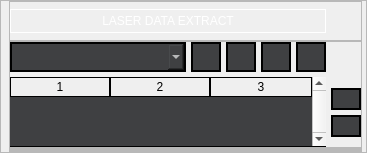
               <widget class="QFrame" name="frame_179">
                <property name="minimumSize">
                 <size>
                  <width>350</width>
                  <height>0</height>
                 </size>
                </property>
                <property name="maximumSize">
                 <size>
                  <width>500</width>
                  <height>16777215</height>
                 </size>
                </property>
                <property name="styleSheet">
                 <string notr="true"/>
                </property>
                <property name="frameShape">
                 <enum>QFrame::StyledPanel</enum>
                </property>
                <property name="frameShadow">
                 <enum>QFrame::Raised</enum>
                </property>
                <layout class="QGridLayout" name="gridLayout_160">
                 <property name="leftMargin">
                  <number>8</number>
                 </property>
                 <property name="topMargin">
                  <number>0</number>
                 </property>
                 <property name="rightMargin">
                  <number>4</number>
                 </property>
                 <property name="bottomMargin">
                  <number>0</number>
                 </property>
                 <property name="spacing">
                  <number>0</number>
                 </property>
                 <item row="0" column="0">
                  <widget class="QFrame" name="frame_180">
                   <property name="layoutDirection">
                    <enum>Qt::LeftToRight</enum>
                   </property>
                   <property name="styleSheet">
                    <string notr="true"/>
                   </property>
                   <property name="frameShape">
                    <enum>QFrame::NoFrame</enum>
                   </property>
                   <property name="frameShadow">
                    <enum>QFrame::Raised</enum>
                   </property>
                   <layout class="QVBoxLayout" name="verticalLayout_14">
                    <property name="spacing">
                     <number>0</number>
                    </property>
                    <property name="sizeConstraint">
                     <enum>QLayout::SetMinAndMaxSize</enum>
                    </property>
                    <property name="leftMargin">
                     <number>0</number>
                    </property>
                    <property name="topMargin">
                     <number>0</number>
                    </property>
                    <property name="rightMargin">
                     <number>0</number>
                    </property>
                    <property name="bottomMargin">
                     <number>0</number>
                    </property>
                    <item>
                     <widget class="QFrame" name="frame_181">
                      <property name="maximumSize">
                       <size>
                        <width>16777215</width>
                        <height>50</height>
                       </size>
                      </property>
                      <property name="styleSheet">
                       <string notr="true"/>
                      </property>
                      <property name="frameShape">
                       <enum>QFrame::StyledPanel</enum>
                      </property>
                      <property name="frameShadow">
                       <enum>QFrame::Raised</enum>
                      </property>
                      <layout class="QGridLayout" name="gridLayout_161">
                       <property name="leftMargin">
                        <number>0</number>
                       </property>
                       <property name="topMargin">
                        <number>7</number>
                       </property>
                       <property name="rightMargin">
                        <number>0</number>
                       </property>
                       <property name="bottomMargin">
                        <number>7</number>
                       </property>
                       <property name="spacing">
                        <number>0</number>
                       </property>
                       <item row="0" column="0">
                        <widget class="QLabel" name="de_graph_label">
                         <property name="styleSheet">
                          <string notr="true">color: rgb(255, 255, 255);
border:1px solid white;
font: 600 12pt &quot;Segoe UI&quot;;
padding:4px 0px 4px 0px;
</string>
                         </property>
                         <property name="text">
                          <string>LASER DATA EXTRACT</string>
                         </property>
                         <property name="alignment">
                          <set>Qt::AlignCenter</set>
                         </property>
                        </widget>
                       </item>
                       <item row="0" column="1">
                        <spacer name="horizontalSpacer_13">
                         <property name="orientation">
                          <enum>Qt::Horizontal</enum>
                         </property>
                         <property name="sizeType">
                          <enum>QSizePolicy::Maximum</enum>
                         </property>
                         <property name="sizeHint" stdset="0">
                          <size>
                           <width>35</width>
                           <height>20</height>
                          </size>
                         </property>
                        </spacer>
                       </item>
                      </layout>
                     </widget>
                    </item>
                    <item>
                     <widget class="QFrame" name="frame_182">
                      <property name="styleSheet">
                       <string notr="true"/>
                      </property>
                      <property name="frameShape">
                       <enum>QFrame::StyledPanel</enum>
                      </property>
                      <property name="frameShadow">
                       <enum>QFrame::Raised</enum>
                      </property>
                      <layout class="QGridLayout" name="gridLayout_162">
                       <property name="leftMargin">
                        <number>0</number>
                       </property>
                       <property name="topMargin">
                        <number>0</number>
                       </property>
                       <property name="rightMargin">
                        <number>0</number>
                       </property>
                       <property name="bottomMargin">
                        <number>0</number>
                       </property>
                       <property name="spacing">
                        <number>5</number>
                       </property>
                       <item row="1" column="0" rowspan="4" colspan="7">
                        <widget class="QTableWidget" name="de_tableWidget">
                         <property name="styleSheet">
                          <string notr="true">
 QTableWidget{
 background-color: rgba(63,64,66,255);
border:none;
border-bottom:1px solid black;
selection-background-color:none;
}
QTableWidget::item
 {

border-left:1px  solid black;
border-bottom:1px  solid black;
color:white;

}

QTableView::item:selected{
    background-color:  rgba(63,64,66,255);
}
 QTableView::item:focus
{
   selection-background-color: rgba(63,64,66,255);
}
QHeaderView{
	font: 700 9pt &quot;Segoe UI&quot;;
color:black;
}
QHeaderView::section{
border-bottom:2px solid black;
}
QHeaderView::section:horizontal
{
    border: 1px solid black;
}</string>
                         </property>
                         <property name="frameShape">
                          <enum>QFrame::Box</enum>
                         </property>
                         <property name="midLineWidth">
                          <number>0</number>
                         </property>
                         <property name="verticalScrollBarPolicy">
                          <enum>Qt::ScrollBarAlwaysOn</enum>
                         </property>
                         <property name="horizontalScrollBarPolicy">
                          <enum>Qt::ScrollBarAlwaysOff</enum>
                         </property>
                         <property name="sizeAdjustPolicy">
                          <enum>QAbstractScrollArea::AdjustToContentsOnFirstShow</enum>
                         </property>
                         <property name="editTriggers">
                          <set>QAbstractItemView::DoubleClicked</set>
                         </property>
                         <property name="dragDropOverwriteMode">
                          <bool>false</bool>
                         </property>
                         <property name="dragDropMode">
                          <enum>QAbstractItemView::NoDragDrop</enum>
                         </property>
                         <property name="defaultDropAction">
                          <enum>Qt::IgnoreAction</enum>
                         </property>
                         <property name="alternatingRowColors">
                          <bool>false</bool>
                         </property>
                         <property name="selectionMode">
                          <enum>QAbstractItemView::SingleSelection</enum>
                         </property>
                         <property name="selectionBehavior">
                          <enum>QAbstractItemView::SelectRows</enum>
                         </property>
                         <property name="showGrid">
                          <bool>true</bool>
                         </property>
                         <property name="wordWrap">
                          <bool>false</bool>
                         </property>
                         <property name="cornerButtonEnabled">
                          <bool>false</bool>
                         </property>
                         <property name="rowCount">
                          <number>0</number>
                         </property>
                         <property name="columnCount">
                          <number>3</number>
                         </property>
                         <attribute name="horizontalHeaderVisible">
                          <bool>true</bool>
                         </attribute>
                         <attribute name="horizontalHeaderCascadingSectionResizes">
                          <bool>true</bool>
                         </attribute>
                         <attribute name="horizontalHeaderMinimumSectionSize">
                          <number>50</number>
                         </attribute>
                         <attribute name="horizontalHeaderDefaultSectionSize">
                          <number>100</number>
                         </attribute>
                         <attribute name="horizontalHeaderHighlightSections">
                          <bool>true</bool>
                         </attribute>
                         <attribute name="horizontalHeaderShowSortIndicator" stdset="0">
                          <bool>false</bool>
                         </attribute>
                         <attribute name="horizontalHeaderStretchLastSection">
                          <bool>true</bool>
                         </attribute>
                         <attribute name="verticalHeaderVisible">
                          <bool>false</bool>
                         </attribute>
                         <attribute name="verticalHeaderMinimumSectionSize">
                          <number>20</number>
                         </attribute>
                         <attribute name="verticalHeaderDefaultSectionSize">
                          <number>25</number>
                         </attribute>
                         <attribute name="verticalHeaderHighlightSections">
                          <bool>false</bool>
                         </attribute>
                         <attribute name="verticalHeaderStretchLastSection">
                          <bool>false</bool>
                         </attribute>
                         <column/>
                         <column/>
                         <column/>
                        </widget>
                       </item>
                       <item row="3" column="7">
                        <widget class="QPushButton" name="de_dn_button">
                         <property name="maximumSize">
                          <size>
                           <width>30</width>
                           <height>30</height>
                          </size>
                         </property>
                         <property name="styleSheet">
                          <string notr="true">#de_dn_button
{
background-color: rgba(63,64,66,255);
border:2px solid black;
image: url(resources/style/icons/downw.ico);
padding:2px;
color: rgb(0, 0, 0);}
#de_dn_button:hover
{	
background-color:rgba(32,33,36,255);
}</string>
                         </property>
                         <property name="text">
                          <string/>
                         </property>
                         <property name="iconSize">
                          <size>
                           <width>22</width>
                           <height>22</height>
                          </size>
                         </property>
                        </widget>
                       </item>
                       <item row="2" column="7">
                        <widget class="QPushButton" name="de_up_button">
                         <property name="sizePolicy">
                          <sizepolicy hsizetype="Minimum" vsizetype="Fixed">
                           <horstretch>0</horstretch>
                           <verstretch>0</verstretch>
                          </sizepolicy>
                         </property>
                         <property name="minimumSize">
                          <size>
                           <width>0</width>
                           <height>0</height>
                          </size>
                         </property>
                         <property name="maximumSize">
                          <size>
                           <width>30</width>
                           <height>30</height>
                          </size>
                         </property>
                         <property name="toolTipDuration">
                          <number>-1</number>
                         </property>
                         <property name="styleSheet">
                          <string notr="true">#de_up_button
{
background-color: rgba(63,64,66,255);
border:2px solid black;
image: url(resources/style/icons/upw.ico);
padding:2px;
color: rgb(0, 0, 0);}
#de_up_button:hover
{	
background-color:rgba(32,33,36,255);
}</string>
                         </property>
                         <property name="text">
                          <string/>
                         </property>
                         <property name="iconSize">
                          <size>
                           <width>22</width>
                           <height>22</height>
                          </size>
                         </property>
                        </widget>
                       </item>
                       <item row="0" column="6">
                        <widget class="QPushButton" name="de_g_save">
                         <property name="maximumSize">
                          <size>
                           <width>30</width>
                           <height>30</height>
                          </size>
                         </property>
                         <property name="styleSheet">
                          <string notr="true">#de_g_save
{
background-color: rgba(63,64,66,255);
border:2px solid black;
image: url(resources/style/icons/savew.ico);
padding:2px;
color: rgb(0, 0, 0);}
#de_g_save:hover
{	
background-color:rgba(32,33,36,255);
}</string>
                         </property>
                         <property name="text">
                          <string/>
                         </property>
                         <property name="iconSize">
                          <size>
                           <width>20</width>
                           <height>20</height>
                          </size>
                         </property>
                        </widget>
                       </item>
                       <item row="0" column="5">
                        <widget class="QPushButton" name="de_default">
                         <property name="maximumSize">
                          <size>
                           <width>30</width>
                           <height>30</height>
                          </size>
                         </property>
                         <property name="styleSheet">
                          <string notr="true">#de_default
{
background-color: rgba(63,64,66,255);
border:2px solid black;
image: url(resources/style/icons/loadw.ico);
padding:2px;
color: rgb(0, 0, 0);}
#de_default:hover
{	
background-color:rgba(32,33,36,255);
}</string>
                         </property>
                         <property name="text">
                          <string/>
                         </property>
                         <property name="iconSize">
                          <size>
                           <width>20</width>
                           <height>20</height>
                          </size>
                         </property>
                        </widget>
                       </item>
                       <item row="0" column="4">
                        <widget class="QPushButton" name="de_del_text">
                         <property name="maximumSize">
                          <size>
                           <width>30</width>
                           <height>30</height>
                          </size>
                         </property>
                         <property name="styleSheet">
                          <string notr="true">#de_del_text{background-color: rgba(63,64,66,255);
border:2px solid black;
	image: url(resources/style/icons/minusw.ico);
padding:2px;
color: rgb(0, 0, 0);}
#de_del_text:hover{
	
background-color:rgba(32,33,36,255);
}</string>
                         </property>
                         <property name="text">
                          <string/>
                         </property>
                         <property name="iconSize">
                          <size>
                           <width>20</width>
                           <height>20</height>
                          </size>
                         </property>
                        </widget>
                       </item>
                       <item row="0" column="3">
                        <widget class="QPushButton" name="de_add_text">
                         <property name="maximumSize">
                          <size>
                           <width>30</width>
                           <height>30</height>
                          </size>
                         </property>
                         <property name="styleSheet">
                          <string notr="true">#de_add_text
{
background-color: rgba(63,64,66,255);
border:2px solid black;
image: url(resources/style/icons/addw.ico);
padding:2px;
color: rgb(0, 0, 0);}
#de_add_text:hover
{	
background-color:rgba(32,33,36,255);
}</string>
                         </property>
                         <property name="text">
                          <string/>
                         </property>
                         <property name="iconSize">
                          <size>
                           <width>20</width>
                           <height>20</height>
                          </size>
                         </property>
                        </widget>
                       </item>
                       <item row="0" column="0" colspan="3">
                        <widget class="QComboBox" name="de_comboBox">
                         <property name="minimumSize">
                          <size>
                           <width>0</width>
                           <height>0</height>
                          </size>
                         </property>
                         <property name="font">
                          <font>
                           <family>Segoe UI</family>
                           <bold>true</bold>
                          </font>
                         </property>
                         <property name="focusPolicy">
                          <enum>Qt::StrongFocus</enum>
                         </property>
                         <property name="styleSheet">
                          <string notr="true">QComboBox#de_comboBox{
    border:                 none;
 background-color: rgba(63,64,66,255);
color:                      white;
    font-weight:            bold;
    padding:                    5px;

border:2px solid black;
}
QComboBox#de_comboBox:hover{

background-color:rgba(32,33,36,255);

}
QListView{
    border:                 none;
    color:                     white;
    background-color: rgba(63,64,66,255);
    font-weight:            bold;
    selection-background-color: rgb(0, 144, 196);
    show-decoration-selected: 1;
    margin-left:                -10px;
    padding-left    :           15px;
}
QListView::item:hover{

    background-color:   rgb(0, 144, 196);
    border:                 none;
}



</string>
                         </property>
                         <property name="maxVisibleItems">
                          <number>8</number>
                         </property>
                         <property name="maxCount">
                          <number>20</number>
                         </property>
                         <property name="insertPolicy">
                          <enum>QComboBox::InsertAfterCurrent</enum>
                         </property>
                         <property name="sizeAdjustPolicy">
                          <enum>QComboBox::AdjustToContentsOnFirstShow</enum>
                         </property>
                         <property name="minimumContentsLength">
                          <number>1</number>
                         </property>
                         <property name="frame">
                          <bool>true</bool>
                         </property>
                        </widget>
                       </item>
                      </layout>
                     </widget>
                    </item>
                   </layout>
                  </widget>
                 </item>
                 <item row="1" column="0">
                  <widget class="QFrame" name="frame_183">
                   <property name="styleSheet">
                    <string notr="true"/>
                   </property>
                   <property name="frameShape">
                    <enum>QFrame::StyledPanel</enum>
                   </property>
                   <property name="frameShadow">
                    <enum>QFrame::Raised</enum>
                   </property>
                   <layout class="QVBoxLayout" name="verticalLayout_15">
                    <property name="spacing">
                     <number>0</number>
                    </property>
                    <property name="leftMargin">
                     <number>0</number>
                    </property>
                    <property name="topMargin">
                     <number>0</number>
                    </property>
                    <property name="rightMargin">
                     <number>0</number>
                    </property>
                    <property name="bottomMargin">
                     <number>0</number>
                    </property>
                    <item>
                     <widget class="QFrame" name="frame_185">
                      <property name="styleSheet">
                       <string notr="true"/>
                      </property>
                      <property name="frameShape">
                       <enum>QFrame::StyledPanel</enum>
                      </property>
                      <property name="frameShadow">
                       <enum>QFrame::Raised</enum>
                      </property>
                      <layout class="QGridLayout" name="gridLayout_164">
                       <property name="leftMargin">
                        <number>0</number>
                       </property>
                       <property name="topMargin">
                        <number>0</number>
                       </property>
                       <property name="rightMargin">
                        <number>0</number>
                       </property>
                       <property name="bottomMargin">
                        <number>0</number>
                       </property>
                       <property name="spacing">
                        <number>5</number>
                       </property>
                      </layout>
                     </widget>
                    </item>
                   </layout>
                  </widget>
                 </item>
                </layout>
               </widget>
